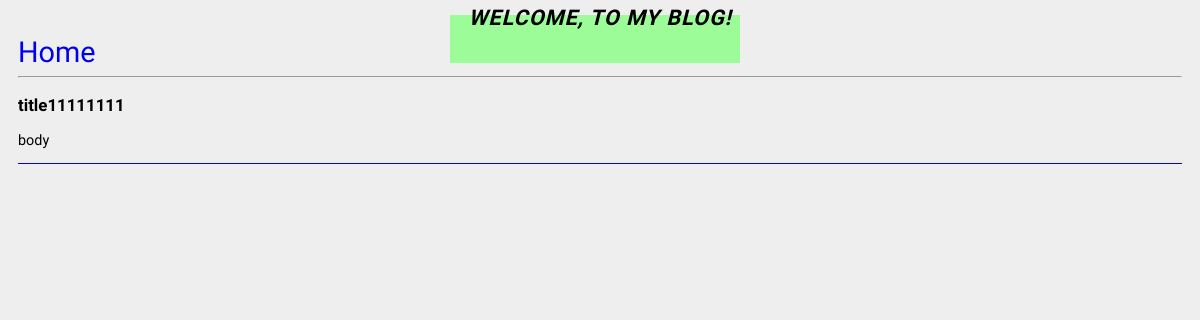
The app's page /posts/1/, older data.
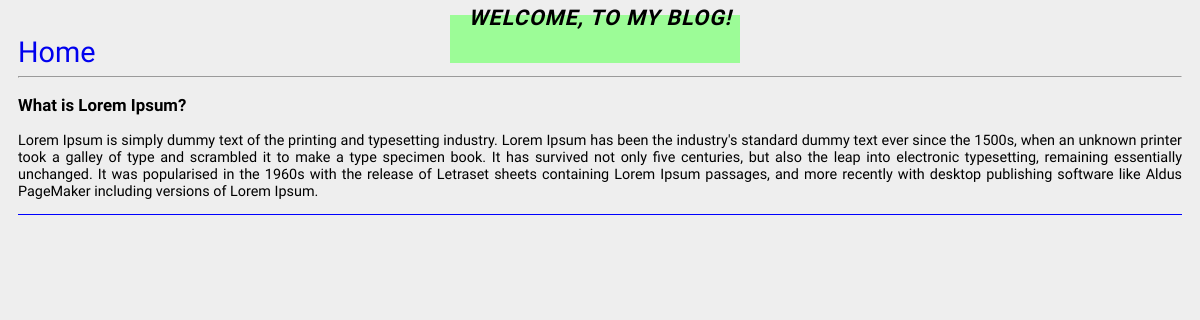
The same page, newer data.
### blog/models.py (models this page shows, shortened)
class Post(models.Model):
    title = models.CharField(max_length=255)
    body = models.TextField()
    create_time = models.DateTimeField(auto_now_add=True)

### blog/views.py (the view)
# urls.py: url(r'^posts/(\d+)/$', views.view_post, name='post-detail'),
def view_post(request, pk):
	post = Post.objects.get(pk=pk);
	return render(request, 'post.html', {'post': post});

### blog/templates/post.html (shortened to what this page needs)
{% extends 'base.html' %}
{% block content %}
<section>
    <article>
        <h1>{{ post.title }}</h1>
        <p>{{ post.body|linebreaks }}</p>
    </article>
</section>
{% endblock %}

Row changes from the older to the newer data that the page shows:
changed Post: title "title11111111" → "What is Lorem Ipsum?"; body "body" → "Lorem Ipsum is simply dummy text of the printing and typesetting industry. Lorem Ipsum has been the industry's standard dummy text ever since the 1500s, when an unknown printer took a galley of type and scrambled it to make a type specimen book. It has survived not only five centuries, but also the leap into electronic typesetting, remaining essentially unchanged. It was popularised in the 1960s with the release of Letraset sheets containing Lorem Ipsum passages, and more recently with desktop publishing software like Aldus PageMaker including versions of Lorem Ipsum."
